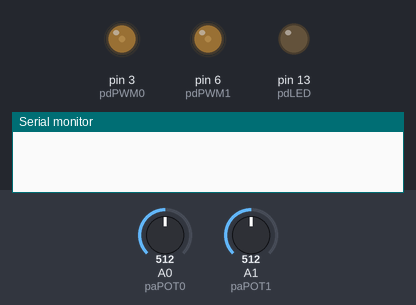
Simulated run of this sketch. Board: Arduino Uno, built with avr-gcc and run on an emulated ATmega328P. Shown: output pins drawn as LEDs (lit = HIGH), the last lines printed to the serial monitor. The inputs (shaded band) are chosen by the test bench; at power-on: A0 (paPOT0) = 512, A1 (paPOT1) = 512.

Above: at 1.4 s.
1.5 s: A0 (paPOT0) set to 306
At 3.0 s:
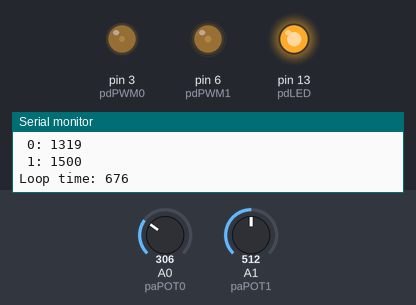
4.5 s: A1 (paPOT1) set to 306
At 5.7 s:
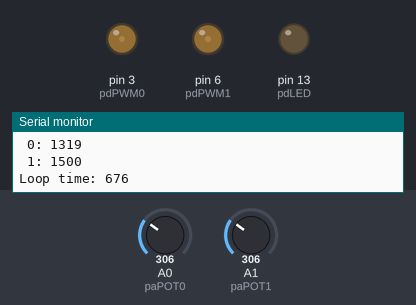
7.5 s: A0 (paPOT0) set to 511
At 10.4 s:
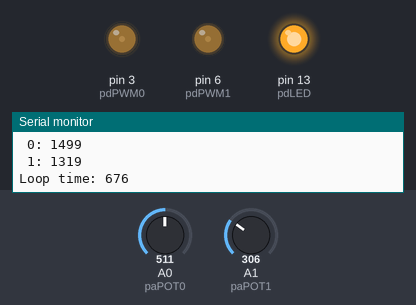
10.5 s: A1 (paPOT1) set to 511
At 13.2 s:
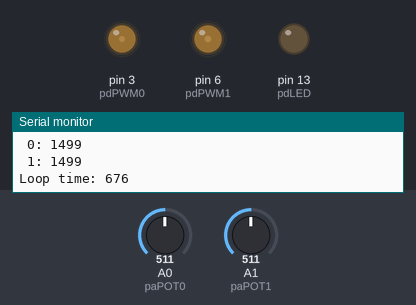
13.5 s: A1 (paPOT1) set to 900
At 14.7 s:
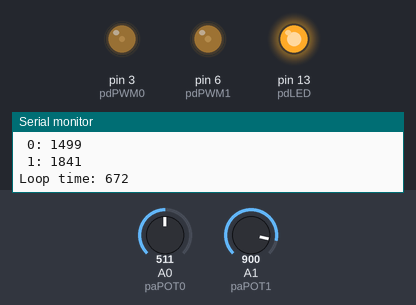
Timing chart, 0 to 17.5 s (numbered marks = the images above; inputs shaded):
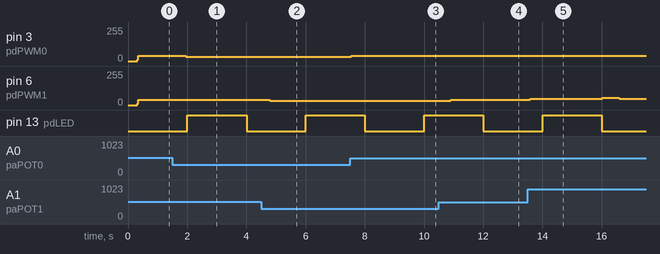

The sketch:

test_PWM.ino
```cpp
#define BAUDRATE 115200

#define pdPWM0 3
// #define pdBRAKE 4
#define pdPWM1 6
#define paPOT0 0
#define paPOT1 1

#define pdLED 13

#define interPrintPeriod_ms 2000
#define interAnalogReadPeriod_ms 300
// lcm 2000 and 300 is 60000, so every six seconds we print the results of a loop
// *with* analog read; the other two times we print *without*.
// except that these independent things *wander*. So we never get a hit.

int pulseDuration0_us, pulseDuration1_us;

void setup () {

  Serial.begin ( BAUDRATE );

  pinMode ( pdPWM0, OUTPUT );
  digitalWrite ( pdPWM0, 0 );

  pinMode ( pdPWM1, OUTPUT );
  digitalWrite ( pdPWM1, 0 );

  // pinMode ( pdBRAKE, OUTPUT );
  // digitalWrite ( pdBRAKE, 0 );

  pinMode ( pdLED, OUTPUT );
  digitalWrite ( pdLED, 0 );

}

void loop () {

  static int status = 0;
  static unsigned long lastChangeAt_ms = 0, lastAnalogReadAt_ms = 0;
  static unsigned long loopBeganAt_us = 0;

  static unsigned long pulse0BeganAt_us = 0,   pulse1BeganAt_us = 0;
  static unsigned long pulsePeriod0_us = 10000, pulsePeriod1_us = 10000;
  static int status0 = 0, status1 = 0;

  if ( ( ! status0 ) && ( ( micros() - pulse0BeganAt_us ) > pulsePeriod0_us ) ) {
    // it's zero and it's time to begin a new cycle
    digitalWrite (pdPWM0, 1);
    status0 = 1;
    pulse0BeganAt_us = micros();
  }

  if ( ( ! status1 ) && ( ( micros() - pulse1BeganAt_us ) > pulsePeriod1_us ) ) {
    // it's zero and it's time to begin a new cycle
    digitalWrite (pdPWM1, 1);
    status1 = 1;
    pulse1BeganAt_us = micros();
  }

  if ( ( status0 ) && ( ( micros() - pulse0BeganAt_us ) > pulseDuration0_us ) ) {
    // it's one and it's time to begin a new cycle
    digitalWrite (pdPWM0, 0);
    status0 = 0;
  }

  if ( ( status1 ) && ( ( micros() - pulse1BeganAt_us ) > pulseDuration1_us ) ) {
    // it's one and it's time to begin a new cycle
    digitalWrite (pdPWM1, 0);
    status1 = 0;
  }

  if ( ( millis() - lastAnalogReadAt_ms ) > interAnalogReadPeriod_ms ) {
    // loop time with the next two statements in: 1076; with them out: 430,
    // so 640 for both, 320 for each
    // so we read only every half-second
    pulseDuration0_us = map (analogRead (paPOT0), 0, 1023, 0, 900) + 1050;  // takes 320us
    pulseDuration1_us = map (analogRead (paPOT1), 0, 1023, 0, 900) + 1050;
    // pulseDuration0_us = analogRead (paPOT0) + 1000;  // takes 225us
    // pulseDuration1_us = analogRead (paPOT1) + 1000;
    lastAnalogReadAt_ms = millis();
  }

  if ( ( millis() - lastChangeAt_ms ) > interPrintPeriod_ms ) {
    Serial.print (" 0: "); Serial.println (pulseDuration0_us);
    Serial.print (" 1: "); Serial.println (pulseDuration1_us);
    Serial.print ( "Loop time: " ); Serial.println ( micros() - loopBeganAt_us );
    Serial.println ();
    status = 1 - status;
    digitalWrite ( pdLED, status );
    // digitalWrite ( pdBRAKE, status );
    lastChangeAt_ms = millis();

  }
  loopBeganAt_us = micros();
}
```

Measured:
- after the input at 1.5 s, pin 3 (pdPWM0): 39/255 → 32/255 after 0.45 s
- after the input at 4.5 s, pin 6 (pdPWM1): 39/255 → 33/255 after 0.29 s
- after the input at 7.5 s, pin 3 (pdPWM0): 32/255 → 38/255 after 0.05 s
- after the input at 10.5 s, pin 6 (pdPWM1): 33/255 → 39/255 after 0.41 s
- after the input at 13.5 s, pin 6 (pdPWM1): 39/255 → 47/255 after 0.09 s, → 53/255 2.4 s later, → 47/255 0.56 s later
